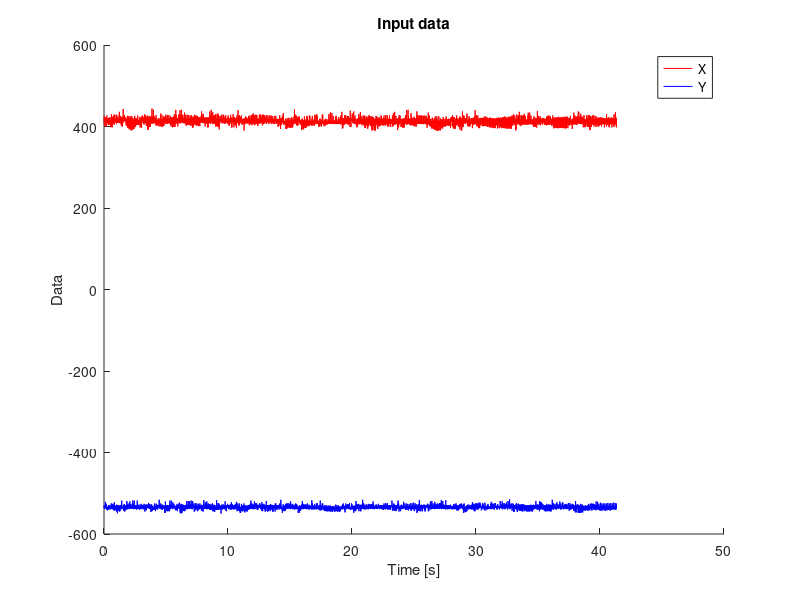
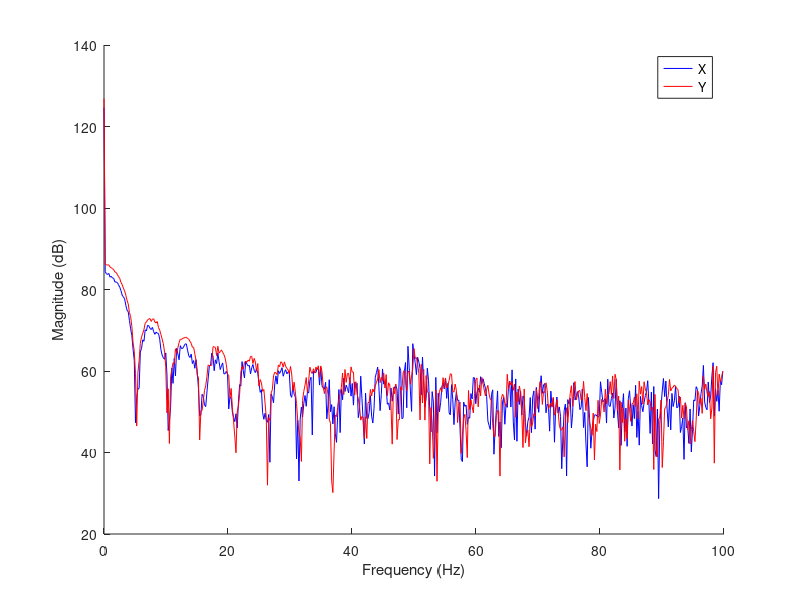

Here is the MATLAB script that generated these plots, in order:
%% GROUND CONTROL STATION
% Plot GROUND CONTROL STATION INPUT RAW
clear all;
close all;

file = fopen('rhdlog20150102_142115.txt');
C = textscan(file, '%f %f %f %f %f %f %d %d %d %d %d %d %d %d %d %d %d %d %d %d %d %d %d %d %d %d %d %d %d %d %d','Delimiter',' ','HeaderLines',18);
fclose(file);

% timevector
t = cell2mat(C(:,1))';
offset = t(1);
for i = 1:length(t)
    t(i) = t(i)-offset;
end

Ts = t(:,2)-t(:,1);
Fs = 1/Ts;

dataX = cell2mat(C(:,3));
%data = data./100;
dataY = cell2mat(C(:,4));

figure;
hold on;
plot(t,dataX,'red');
plot(t,dataY,'blue');
xlabel('Time [s]');
ylabel('Data');
title('Input data');
legend('X','Y');
hold off;


[hx,wx] = freqz(dataX);
[hy,wy] = freqz(dataY);

f=50;

figure; 
hold on;
plot(wx*f*(2/pi),20*log10(abs(hx)),'blue');
plot(wy*f*(2/pi),20*log10(abs(hy)),'red');
legend('X','Y');

xlabel('Frequency (Hz)');
ylabel('Magnitude (dB)');


hold off;



